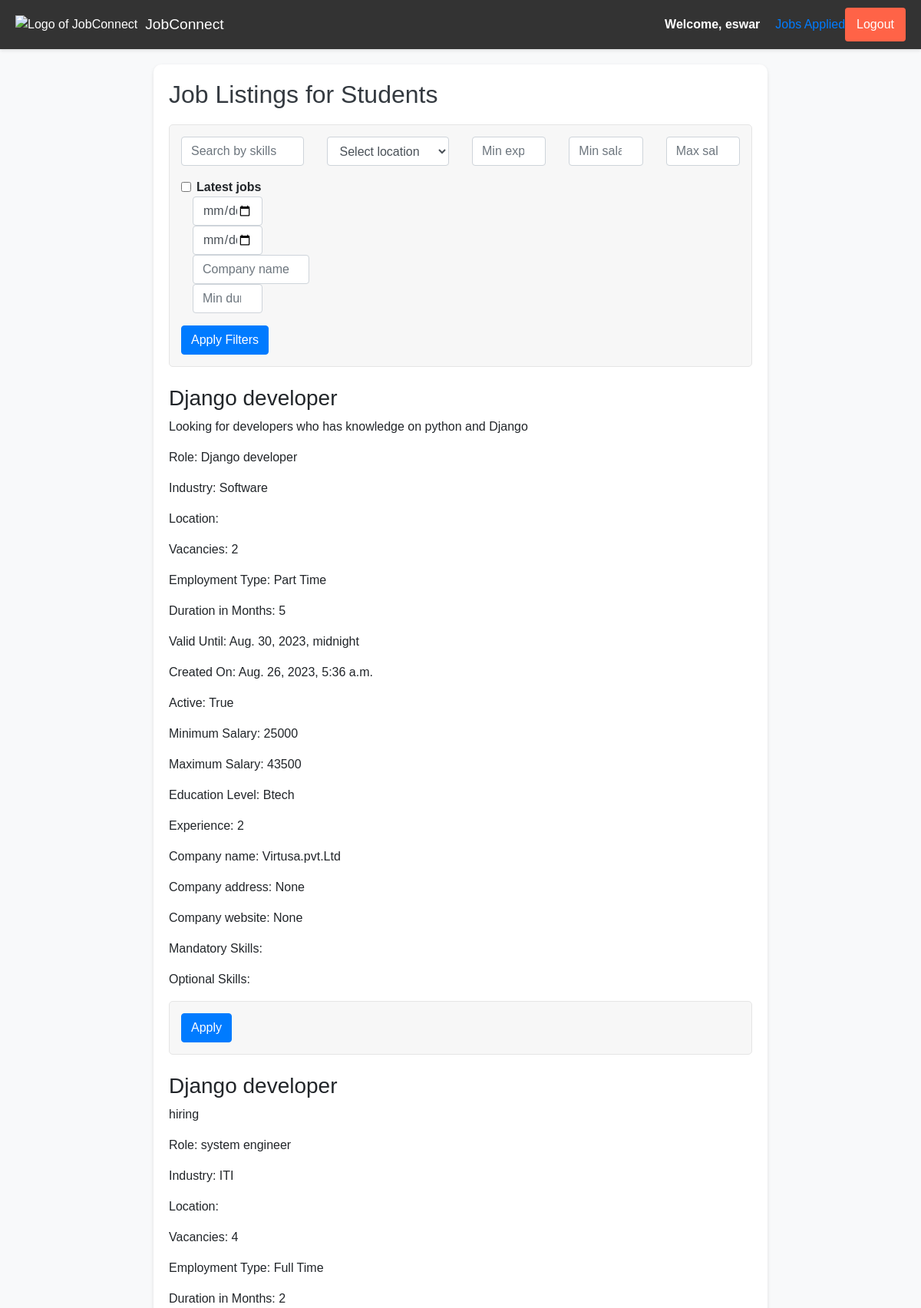
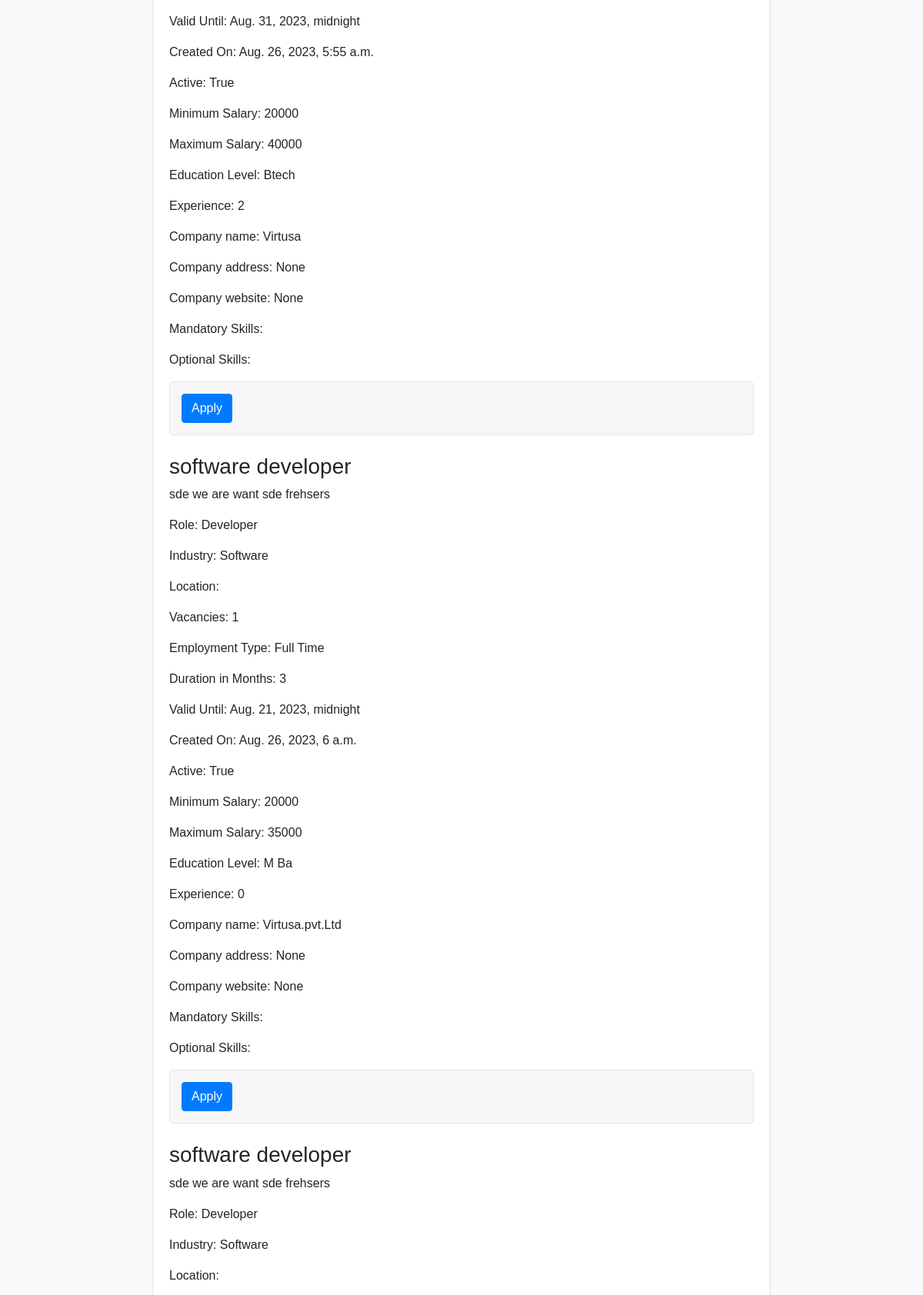
Page /student_jobs/ (signed in, upper part) on the committed database (2 pictures, top to bottom).
### carrers/models.py (models this page shows, shortened)
class Job(models.Model):
    EMPLOYMENT_TYPES=[
        ('full_time','Full Time'),
        ('part_time','Part Time'),
        ('contract','Contract'),
    ]
    title = models.CharField(max_length=255)
    description = models.TextField()
    role = models.CharField(max_length=255)
    industry_type = models.CharField(max_length=255)
    location = models.ForeignKey('JobLocation', on_delete=models.CASCADE)
    no_of_openings = models.PositiveSmallIntegerField()
    employment_type = models.CharField(max_length=50,choices=EMPLOYMENT_TYPES)
    duration_in_months = models.PositiveSmallIntegerField(null=True, blank=True)
    created_on = models.DateTimeField(auto_now_add=True)
    valid_until = models.DateTimeField()
    is_active = models.BooleanField(default=True)
    salary_visible = models.BooleanField(default=False)
    min_salary = models.PositiveSmallIntegerField(null=True, blank=True)
    max_salary = models.PositiveSmallIntegerField(null=True, blank=True)
    education_level = models.CharField(max_length=255)
    years_of_experience = models.PositiveSmallIntegerField()
    skills_mandatory = models.ManyToManyField(Skill, related_name='mandatory_jobs')
    skills_optional = models.ManyToManyField(Skill, related_name='optional_jobs')
    company_info = models.ForeignKey(Company, on_delete=models.CASCADE,default=1)
    students_applied=models.ManyToManyField(User,related_name='applied_jobs',blank=True)

class Company(models.Model):
    company_name = models.CharField(max_length=255)
    address = models.TextField(null=True)
    website = models.URLField(null=True)
    user = models.ForeignKey(User, on_delete=models.CASCADE, default=1)  # Example default value

### carrers/views.py (the view)
# urls.py: path('student_jobs/', StudentJobListView.as_view(), name='student_jobs'),
class StudentJobListView(ListView):
    model = Job
    template_name = 'carrers/student_jobs.html'
    context_object_name = 'job_listings'
    paginate_by=10
    def get_queryset(self):
        queryset=super().get_queryset()
        location = self.request.GET.get('location')
        skills = self.request.GET.get('skills')
        experience = self.request.GET.get('experience')
        min_salary = self.request.GET.get('min_salary')
        max_salary = self.request.GET.get('max_salary')
        role=self.request.GET.get('role')
        created_on = self.request.GET.get('created_on')
        valid_until_str = self.request.GET.get('valid_until')
        company_name = self.request.GET.get('company_name')
        duration_in_months = self.request.GET.get('duration_in_months')
        if location:
            queryset = queryset.filter(location__name=location)
        if skills:
            queryset = queryset.filter(Q(title__icontains=skills) | Q(description__icontains=skills))
        if experience:
            queryset = queryset.filter(years_of_experience__gte=experience)
        if min_salary:
            queryset = queryset.filter(min_salary__gte=min_salary)
        if max_salary:
            queryset = queryset.filter(max_salary__lte=max_salary)
        if role:
            queryset=queryset.filter(role=role)
        if created_on:
            created_on = timezone.make_aware(datetime.strptime(created_on, '%Y-%m-%d'))
            queryset = queryset.filter(created_on__date=created_on.date())
        if valid_until_str:
            valid_until = timezone.make_aware(datetime.strptime(valid_until_str, '%Y-%m-%d'))
            queryset = queryset.filter(valid_until__gte=valid_until)
        if company_name:
            queryset = queryset.filter(company_info__company_name__icontains=company_name)
        if duration_in_months:
            queryset = queryset.filter(duration_in_months__gte=duration_in_months)
        if created_on :
            created_on=timezone.make_aware(datetime.strptime(created_on, '%Y-%m-%d'))
            queryset = queryset.filter(created_on__date=created_on.date())
        if valid_until_str:
            valid_until = datetime.strptime(valid_until_str, '%Y-%m-%d')
            queryset = queryset.filter(valid_until__gte=valid_until)
        if company_name:
            queryset = queryset.filter(company_info__company_name__icontains=company_name)
        if duration_in_months:
            queryset = queryset.filter(duration_in_months__gte=duration_in_months)
        return queryset
    def get_context_data(self, **kwargs):
        context = super().get_context_data(**kwargs)
        context['username'] = self.request.user.username if self.request.user.is_authenticated else None
        jobs = self.get_queryset()  # Get the filtered queryset
        paginator = Paginator(jobs, self.paginate_by)  # Create a Paginator instance
        page_number = self.request.GET.get('page')  # Get the page number from the request
        page_obj = paginator.get_page(page_number)  # Get the page object
        context['page_obj'] = page_obj  # Add the page object to the context
        return context

### carrers/templates/carrers/student_jobs.html (shortened to what this page needs)
{% load static %}
<!DOCTYPE html>
<html lang="en">
<head>
    <link href="path_to_bootstrap_css/bootstrap.min.css" rel="stylesheet">
</head>
<body>
    <div class="navbar">
        <div class="navbar-title">
            <div class="navbar-logo">
                <img src="https://th.bing.com/th/id/OIG.ziA.KUy_wDzYr2Jp7UY9?pid=ImgGn" alt="Logo of JobConnect">
            </div>
            <h1>JobConnect</h1>
        </div>
        <div class="navbar-user">
            <div class="navbar-username">
                {% if username%}
                Welcome, {{ username}}
                {% endif%}
            </div>
            <a href="{% url 'jobs_applied' %}" class="navbar-job-button">Jobs Applied</a>
            <button class="navbar-logout" onclick="window.location.href='{% url 'my-logout' %}'">Logout</button>
        </div>
    </div>
    <div class="container">
        <h2>Job Listings for Students</h2>
        <form method="get" action="{% url 'student_jobs' %}" class="mb-4">
            <div class="row">
                <div class="col-md-3">
                    <input type="text" name="skills" placeholder="Search by skills" class="form-control">
                </div>
                <div class="col-md-3">
                    <select name="location" class="form-control">
                        <option value="">Select location</option>
                    </select>
                </div>
                <div class="col-md-2">
                    <input type="number" name="experience" placeholder="Min experience" class="form-control">
                </div>
                <div class="col-md-2">
                    <input type="number" name="min_salary" placeholder="Min salary" class="form-control">
                </div>
                <div class="col-md-2">
                    <input type="number" name="max_salary" placeholder="Max salary" class="form-control">
                </div>
            </div>
            <div class="form-check mt-3">
                <input type="checkbox" name="latest_jobs" class="form-check-input">
                <label class="form-check-label">Latest jobs</label>
            </div>
            <div class="col-md-2">
                <input type="date" name="created_on" class="form-control">
            </div>
            <div class="col-md-2">
                <input type="date" name="valid_until" class="form-control">
            </div>
            <div class="col-md-3">
                <input type="text" name="company_name" placeholder="Company name" class="form-control">
            </div>
            <div class="col-md-2">
                <input type="number" name="duration_in_months" placeholder="Min duration" class="form-control">
            </div>
            <button type="submit" class="btn btn-primary mt-3">Apply Filters</button>
        </form>
        <ul class="list-unstyled">
            {% for job in page_obj %}
            <li class="mb-4">
                <h3>{{ job.title }}</h3>
                <p>{{ job.description }}</p>
                <p>Role: {{ job.role }}</p>
                <p>Industry: {{ job.industry_type }}</p>
                <p>Location: {{ job.location_name }}</p>
                <p>Vacancies: {{ job.no_of_openings }}</p>
                <p>Employment Type: {{ job.get_employment_type_display }}</p>
                <p>Duration in Months: {{ job.duration_in_months }}</p>
                <p>Valid Until: {{ job.valid_until }}</p>
                <p>Created On: {{ job.created_on }}</p>
                <p>Active: {{ job.is_active }}</p>
                <p>Minimum Salary: {{ job.min_salary }}</p>
                <p>Maximum Salary: {{ job.max_salary }}</p>
                <p>Education Level: {{ job.education_level }}</p>
                <p>Experience: {{ job.years_of_experience }}</p>
                <p>Company name: {{ job.company_info.company_name }}</p>
                <p>Company address: {{ job.company_info.address }}</p>
                <p>Company website: {{ job.company_info.website }}</p>
                <p>Mandatory Skills:
                </p>
                <p>Optional Skills:
                </p>
                {% if not job.is_applied_by_student and request.user %}
                        <form method="post" action="{% url 'apply_job' %}">
                            <button type="submit" class="btn btn-primary">Apply</button>
                        </form>
                    {% elif job.is_applied_by_student %}
                        <p>Applied</p>
                    {% endif %}
                </li>
            {% endfor %}
        </ul>
    </div>
</body>
</html>

### carrers/templates/carrers/student_jobs.html (style rules this page uses)
.container { margin-top: 20px; }
body { background-color: #f8f9fa; }
.container { background-color: #ffffff; border-radius: 10px; box-shadow: 0 2px 5px rgba(0, 0, 0, 0.1); padding: 20px; margin: 20px auto; max-width: 800px; }
h2 { color: #343a40; margin-bottom: 20px; }
form { border: 1px solid #e5e5e5; padding: 15px; border-radius: 5px; background-color: #f7f7f7; margin-bottom: 20px; }
label { font-weight: bold; }
.btn-primary { background-color: #007bff; border-color: #007bff; }
.form-check { margin-top: 10px; }
body { margin: 0; padding: 0; font-family: Arial, sans-serif; }
.navbar { background-color: #333; display: flex; justify-content: space-between; align-items: center; padding: 10px 20px; box-shadow: 0 2px 4px rgba(0, 0, 0, 0.1); }
.navbar-logo img { height: 40px; margin-right: 10px; }
.navbar-title { display: flex; align-items: center; color: white; }
.navbar-title h1 { font-size: 1.2rem; margin: 0; }
.navbar-user { display: flex; align-items: center; }
.navbar-username { margin-right: 20px; color: white; font-weight: bold; }
.navbar-logout { background-color: #ff6347; color: white; border: none; padding: 10px 15px; border-radius: 4px; cursor: pointer; transition: background-color 0.3s ease; }

### rows in the picture
Job: title "Django developer", description "Looking for developers who has knowledge on python and Django", role "Django developer", industry_type "Software", no_of_openings "2", employment_type "Part Time", duration_in_months "5", valid_until "Aug. 30, 2023, midnight", created_on "Aug. 26, 2023, 5:36 a.m.", is_active "True", min_salary "25000", max_salary "43500", education_level "Btech", years_of_experience "2", company_info.company_name "Virtusa.pvt.Ltd", company_info.address "None", company_info.website "None"
Job: title "Django developer", description "hiring", role "system engineer", industry_type "ITI", no_of_openings "4", employment_type "Full Time", duration_in_months "2", valid_until "Aug. 31, 2023, midnight", created_on "Aug. 26, 2023, 5:55 a.m.", is_active "True", min_salary "20000", max_salary "40000", education_level "Btech", years_of_experience "2", company_info.company_name "Virtusa", company_info.address "None", company_info.website "None"
Job: title "software developer", description "sde we are want sde frehsers", role "Developer", industry_type "Software", no_of_openings "1", employment_type "Full Time", duration_in_months "3", valid_until "Aug. 21, 2023, midnight", created_on "Aug. 26, 2023, 6 a.m.", is_active "True", min_salary "20000", max_salary "35000", education_level "M Ba", years_of_experience "0", company_info.company_name "Virtusa.pvt.Ltd", company_info.address "None", company_info.website "None"
Job: title "software developer", description "sde we are want sde frehsers", role "Developer", industry_type "Software"

### other values in the picture
{{ username }} "eswar"
